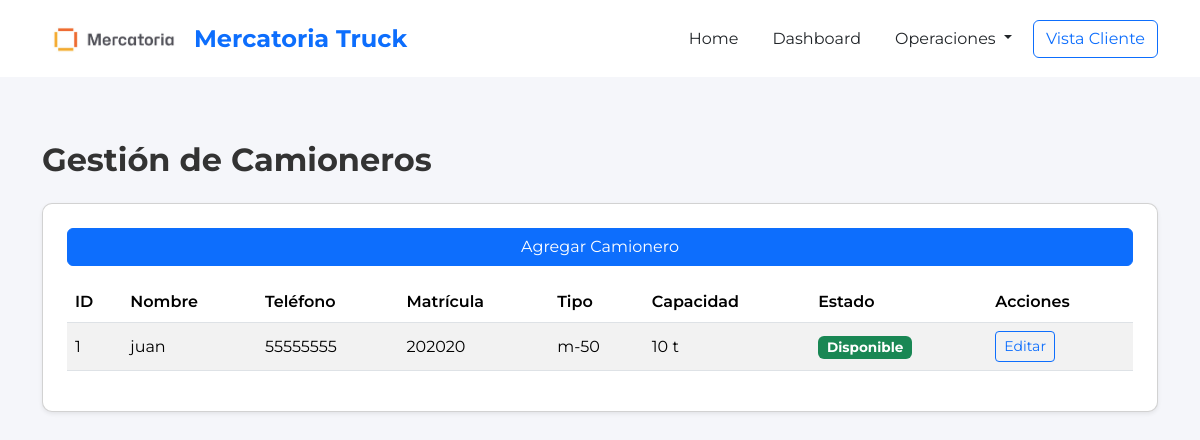
The page /camioneros on the database as committed earlier.
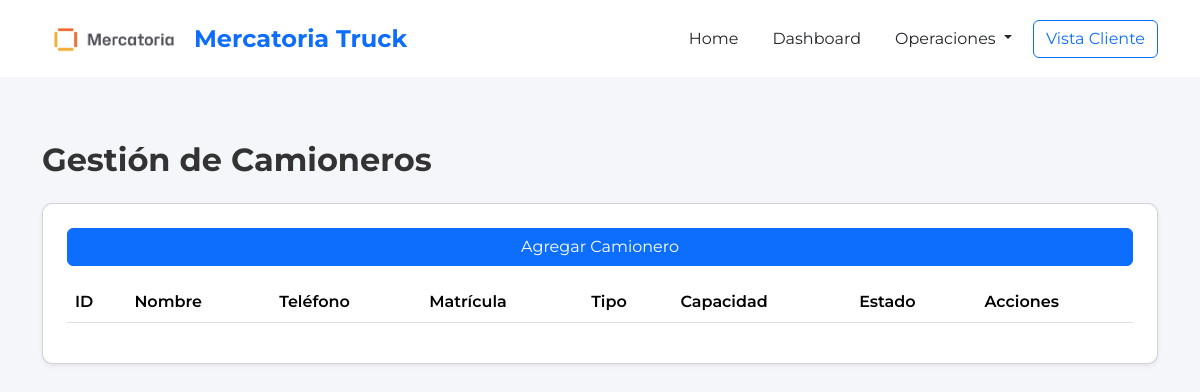
The same page on the database as committed later.
### tables this page shows
CREATE TABLE camioneros (
        id INTEGER PRIMARY KEY AUTOINCREMENT,
        nombre TEXT,
        telefono TEXT,
        licencia TEXT,
        matricula TEXT,
        tipo TEXT,
        capacidad TEXT,
        estado TEXT DEFAULT 'Disponible',
        activo INTEGER DEFAULT 1,
        fecha_creacion TEXT DEFAULT CURRENT_TIMESTAMP
    );

### routes/camioneros.py (the view, shortened to what this page needs)
@camioneros_bp.route("/camioneros", methods=["GET", "POST"])
def camioneros():
    conexion = conectar()
    cursor = conexion.cursor()
    cursor.execute("""
    SELECT id, nombre, telefono, matricula, tipo, capacidad, estado
    FROM camioneros
    ORDER BY id DESC
    """)
    camioneros_guardados = cursor.fetchall()
    cursor.execute("""
    SELECT id, cliente, origen, destino
    FROM viajes
    WHERE estado IN ('Solicitado', 'Asignado')
    ORDER BY id DESC
    """)
    viajes_pendientes = cursor.fetchall()
    conexion.close()
    return render_template(
        "camioneros.html",
        camioneros=camioneros_guardados,
        viajes=viajes_pendientes
    )

### database.py (called while the page is built)
def conectar():
    con = sqlite3.connect(DATABASE_NAME)
    con.row_factory = sqlite3.Row
    return con

### templates/camioneros.html (shortened to what this page needs)
{% extends "base.html" %}
{% block contenido %}
<h2 class="fw-bold mb-4">Gestión de Camioneros</h2>
<div class="card p-4 shadow-sm">
    <a href="/camioneros/nuevo" class="btn btn-primary mb-3">Agregar Camionero</a>
    <table class="table table-striped align-middle">
        <thead>
            <tr>
                <th>ID</th>
                <th>Nombre</th>
                <th>Teléfono</th>
                <th>Matrícula</th>
                <th>Tipo</th>
                <th>Capacidad</th>
                <th>Estado</th>
                <th>Acciones</th>
            </tr>
        </thead>
        <tbody>
            {% for c in camioneros %}
            <tr>
                <td>{{ c.id }}</td>
                <td>{{ c.nombre }}</td>
                <td>{{ c.telefono }}</td>
                <td>{{ c.matricula }}</td>
                <td>{{ c.tipo }}</td>
                <td>{{ c.capacidad }}</td>
                <td>
                    <span class="badge
                        {% if c.estado == 'Disponible' %} bg-success
                        {% elif c.estado == 'En Viaje' %} bg-primary
                        {% else %} bg-secondary {% endif %}">
                        {{ c.estado }}
                    </span>
                </td>
                <td>
                    <a href="/camioneros/editar/{{ c.id }}" class="btn btn-sm btn-outline-primary">Editar</a>
                </td>
            </tr>
            {% endfor %}
        </tbody>
    </table>
</div>
{% endblock %}

Rows that differ between the two databases and show on the page:
removed camioneros: id "1", nombre "juan", telefono "55555555", matricula "202020", tipo "m-50", capacidad "10 t", estado "Disponible"
